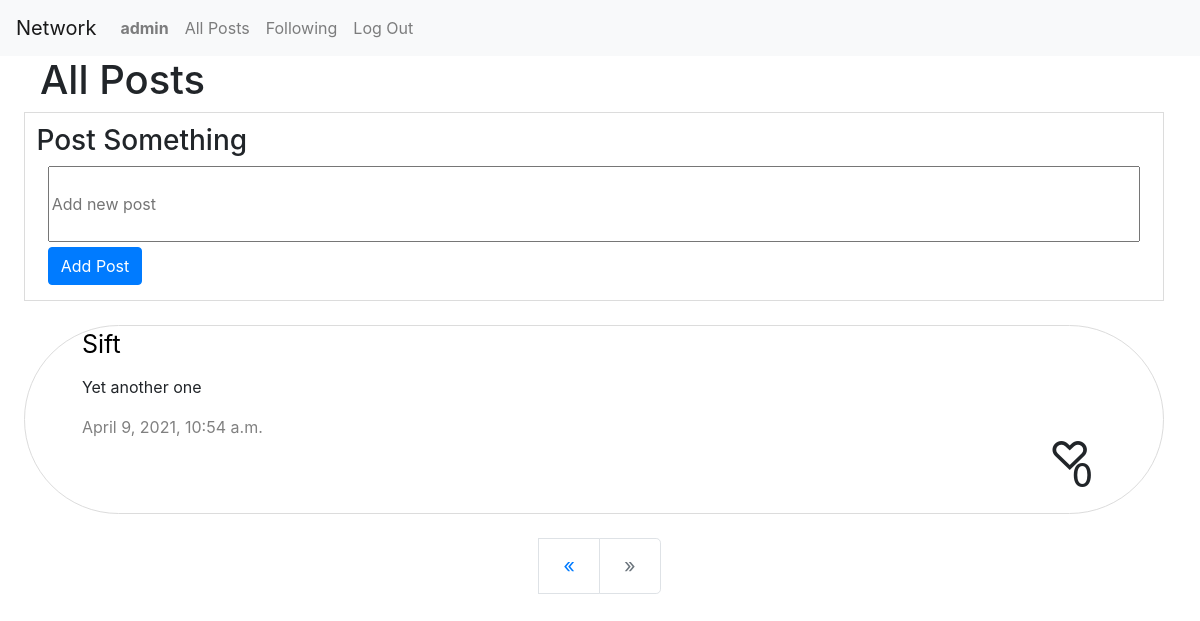
Page /?page=2 (signed in) on the committed database.
### network/models.py (models this page shows)
class User(AbstractUser):
    pass

class Posts(models.Model):
    posts = models.CharField(max_length=50)
    user = models.ForeignKey('User',on_delete=models.CASCADE)
    date = models.DateTimeField(default=datetime.now())
    like = models.ManyToManyField('User',blank='True',related_name='Likes')
    class Meta:
        ordering =['-date']

### network/views.py (the view, shortened to what this page needs)
# urls.py: path("", views.index, name="index"),
def index(request):
    p = Posts.objects.all()
    paginator = Paginator(p, 10)
    if request.GET.get("page") != None:
        try:
            p = paginator.page(request.GET.get("page"))
        except:
            p = paginator.page(1)
    else:
        p = paginator.page(1)
    return render(request, "network/index.html",{
        "Posts":p,
    })

### network/templates/network/index.html (shortened to what this page needs)
{% extends "network/layout.html" %}
{% block body %}
    {% if user.is_authenticated %}
    <h1 class='title'>All Posts</h1>
    <form action="{% url 'index' %}" method='POST'>
    <div class="smth">
        <h3 id="one">Post Something</h3>
        <input type="textarea" name="Posting" id="Posting" placeholder="Add new post"
        required="True" maxlength="170">
        <button class="btn btn-primary" type="submit">Add Post</button>
    </div>
    </form>
{% endif %}
{% for i in Posts %}
<div class="comments" id="{{ i.id }}">
    <a href="{% url 'profile' i.user %}" class="username">{{i.user}}</a>
    <p class="comment-cont"id="comment-cont-{{ i.id }}">{{i.posts}}</p>
    <p class="date">{{i.date}}</p>
    {% if request.user in i.like.all %}
    <h1 class='like' id='like1-{{i.id}}'>&#9829;</h1>
    {% else %}
    <h1 class='like' id='like-{{i.id}}'>&#9825;</h1>
    {% endif %}
    <h2 class='counter' id='count-{{i.id}}'>{{i.like.count}}</h2>
</div>
{% endfor %}
{% include "network/paginator.html" %}
{% endblock %}

### network/templates/network/layout.html (shortened to what this page needs)
{% load static %}
<!DOCTYPE html>
<html lang="en">
    <head>
        <link rel="stylesheet" href="https://stackpath.bootstrapcdn.com/bootstrap/4.4.1/css/bootstrap.min.css">
        <link href="{% static 'network/styles.css' %}" rel="stylesheet">
    </head>
    <body>
        <nav class="navbar navbar-expand-lg navbar-light bg-light">
            <a class="navbar-brand">Network</a>
            <div>
              <ul class="navbar-nav mr-auto">
                {% if user.is_authenticated %}
                    <li class="nav-item">
                        <a class="nav-link" href="{% url 'profile' user=user.username %}"><strong>{{ user.username }}</strong></a>
                    </li>
                {% endif %}
                <li class="nav-item">
                  <a class="nav-link" href="{% url 'index' %}">All Posts</a>
                </li>
                {% if user.is_authenticated %}
                    <li class="nav-item">
                        <a class="nav-link" href="{% url 'following' %}">Following</a>
                    </li>
                    <li class="nav-item">
                        <a class="nav-link" href="{% url 'logout' %}">Log Out</a>
                    </li>
                {% endif %}
              </ul>
            </div>
          </nav>
        <div class="body">
            {% block body %}
            {% endblock %}
        </div>
    </body>
</html>

### network/static/network/styles.css (style rules this page uses)
.comments { border-radius: 10cm; border-style: solid; border-width: thin; border-color:gainsboro; width: 95%; height: 5cm; margin-left: 2%; margin: 2%; }
.comment-cont { word-wrap: break-word; margin-top: 1%; margin-left: 5%; }
.username { word-wrap: break-word; margin-top: 1%; margin-left: 5%; font-size: 25px; color: black; }
.smth { border-style:solid; border-width: thin; border-color: gainsboro; width: 95%; height: 5cm; margin-left: 2%; }
#Posting { width: 10cm; height: 2cm; width: 96%; margin-left: 2%; }
.btn { margin-left: 2%; margin-top:0.5% }
#one { margin-top: 1%; margin-left: 1%; }
.date { word-wrap: break-word; margin-top: 1%; margin-left: 5%; color: gray; }
.like { margin-top:-2%; margin-left:90%; }
.counter { margin-top:-2.7%; margin-left:92%; }
.title { margin-left: 2.5rem; }

### rows in the picture
User: username "admin"
Posts: user "Sift", posts "Yet another one", date "April 9, 2021, 10:54 a.m.", like.count "0"
